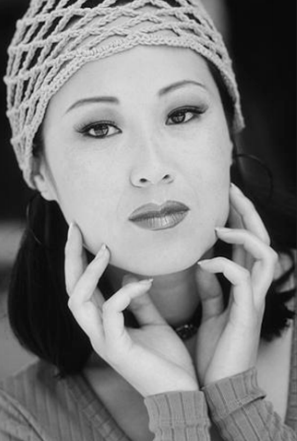
#> input picture girl.png, 297 x 441 px, found by its file name
$ python gmm_smsi.py
#> lines starting #> are read from the running program, lines starting #| are printed output that depends on the picture
"""

SMSI GMM with gray scale Image

"""

import time

import cv2
import numpy as np
from matplotlib import pyplot
from scipy import ndimage
from sklearn.cluster import KMeans


def initialise_parameters(features, d=None, means=None, covariances=None, weights=None):
    """
    Initialises parameters: means, covariances, and mixing probabilities
    if undefined.

    Arguments:
    features -- input features data set
    """
    if not means or not covariances:
        val = 250
        n = features.shape[0]
        # Shuffle features set
        indices = np.arange(n)
        np.random.shuffle(indices)
        features = np.array([features[i] for i in indices])

        # Split into n_components subarrays
        divs = int(np.floor(n / k))

        # Estimate means/covariances (or both)
        if not means:
            kmeans = KMeans(n_clusters=k, random_state=0).fit(features.reshape(-1, 1))
            means = kmeans.cluster_centers_

        if not covariances:
            covariances = [val * np.identity(d) for i in range(k)]

    if not weights:
        weights = [float(1 / k) for i in range(k)]

    return (means, covariances, weights)


# gaussian function
def gau(mean, var, varInv, feature, d):
    var_det = np.linalg.det(var)
    a = np.sqrt((2**d) * (np.pi ** d) * var_det)
    b = np.exp(-0.5 * np.dot((feature - mean), np.dot(varInv, (feature - mean).transpose())))
    return b / a


def smsi_likeli(mean, var, varInv, s_value, feature, d):
    temp = []
    for x in range(k):
        temp.append(s_value * gau(mean[x], var[x], varInv[x], feature, d))
    return temp


def saliency(img):
    c = cv2.dft(np.float32(img), flags=cv2.DFT_COMPLEX_OUTPUT)
    mag = np.sqrt(c[:, :, 0] ** 2 + c[:, :, 1] ** 2)
    spectralResidual = np.exp(np.log(mag) - cv2.boxFilter(np.log(mag), -1, (3, 3)))

    c[:, :, 0] = c[:, :, 0] * spectralResidual / mag
    c[:, :, 1] = c[:, :, 1] * spectralResidual / mag
    c = cv2.dft(c, flags=(cv2.DFT_INVERSE | cv2.DFT_SCALE))
    mag = c[:, :, 0] ** 2 + c[:, :, 1] ** 2
    cv2.normalize(cv2.GaussianBlur(mag, (9, 9), 3, 3), mag, 0., 1., cv2.NORM_MINMAX)
    pyplot.subplot(2, 2, 2)
    pyplot.imshow(mag)

    return mag


def neighbor_prob(img, fun):
    mask = np.ones((3, 3))
    result = ndimage.generic_filter(img, function=fun, footprint=mask, mode='constant', cval=np.NaN)
    return result


def sliding_window(im):
    rows, cols = im.shape
    final = np.zeros((rows, cols, 3, 3))
    for x in (0, 1, 2):
        for y in (0, 1, 2):
            im1 = np.vstack((im[x:], im[:x]))
            im1 = np.column_stack((im1[:, y:], im1[:, :y]))
            final[x::3, y::3] = np.swapaxes(im1.reshape(int(rows / 3), 3, int(cols / 3), -1), 1, 2)
    return final


input_path = "../datasets/input/girl.png"

img = cv2.imread(input_path, 0)
#> img is the input picture: shape (441, 297); min 3, max 227, mean 124.9

pyplot.subplot(2, 2, 1)
pyplot.imshow(img)
# no of clusters
k = 2
o_shape = img.shape
#> o_shape = (441, 297)


# Gray scale
d = 1

# Array of pixels
feat = img.reshape(-1)

# Total no of pixels
N = len(feat)
#> N = 130977

# s = saliency(input_path)
s = saliency(img)
#> in saliency, `mag = np.sqrt(c[:, :, 0] ** 2 + c[:, :, 1] ** 2)`:
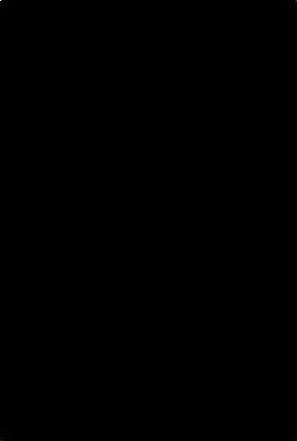
#> mag: shape (441, 297) float32; min 1.67, max 16364433, mean 4437.1; drawn with min black and max white
#> in saliency, `spectralResidual = np.exp(np.log(mag) - cv2.boxFilter(np.log(mag), -1,..`:
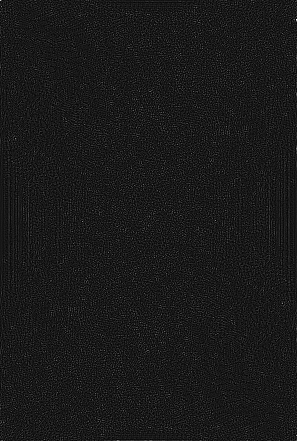
#> spectralResidual: shape (441, 297) float32; min 0.00872, max 11.28, mean 1.15; drawn with min black and max white
#> in saliency, `cv2.normalize(cv2.GaussianBlur(mag, (9, 9), 3, 3), mag, 0., 1., cv2.NO..`:
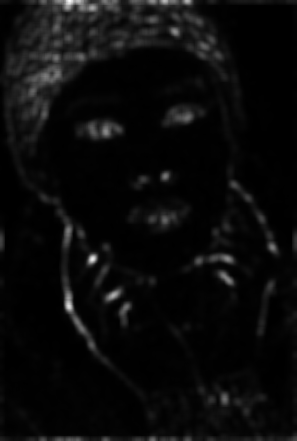
#> mag: shape (441, 297) float32; min 8.91e-12, max 1, mean 0.0432

means, covariances, weights = initialise_parameters(features=feat, d=d)
#> in initialise_parameters, `means = kmeans.cluster_centers_`: means = [43.54, 177.9]
#> means = [43.54, 177.9]; covariances = [[250], [250]]; weights = [0.5, 0.5]
covariances_Inv = [np.linalg.inv(covariances[i]) for i in range(k)]
#> covariances_Inv = [[0.004], [0.004]]
meanPrev = [np.array([0]) for i in range(k)]
iteration = []
logLikelihoods = []
counterr = 0
smsi_init_weights = np.ones((o_shape[0] * o_shape[1], k))
# smsi_init_weights /= k
# Ri value
R_value = neighbor_prob(s, np.nansum)
R_value = R_value.reshape(-1)
s_value = s.reshape(-1)

while abs((np.asarray(meanPrev) - np.asarray(means)).sum()) > 0.01:
    # print(np.shape(means))
    start = time.time()
    smsi_resp = []
    for i, feature in enumerate(feat):
#> (the run stopped early here; a loop or call above may not have finished)
